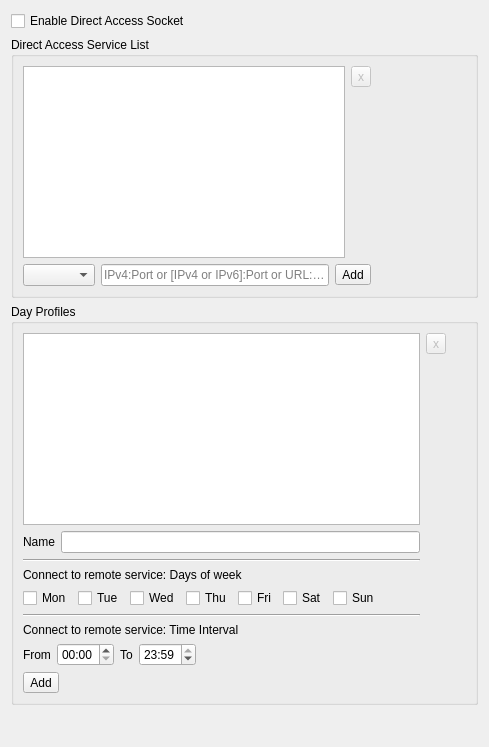
                  <widget class="QWidget" name="page_25">
                   <layout class="QVBoxLayout" name="verticalLayout_28">
                    <item>
                     <widget class="QCheckBox" name="cbEnablePAC">
                      <property name="text">
                       <string>Enable Direct Access Socket</string>
                      </property>
                     </widget>
                    </item>
                    <item>
                     <widget class="QGroupBox" name="groupBox_23">
                      <property name="sizePolicy">
                       <sizepolicy hsizetype="Preferred" vsizetype="Expanding">
                        <horstretch>0</horstretch>
                        <verstretch>0</verstretch>
                       </sizepolicy>
                      </property>
                      <property name="title">
                       <string>Direct Access Service List</string>
                      </property>
                      <layout class="QGridLayout" name="gridLayout_36">
                       <item row="0" column="2">
                        <spacer name="horizontalSpacer_38">
                         <property name="orientation">
                          <enum>Qt::Horizontal</enum>
                         </property>
                         <property name="sizeType">
                          <enum>QSizePolicy::Preferred</enum>
                         </property>
                         <property name="sizeHint" stdset="0">
                          <size>
                           <width>95</width>
                           <height>20</height>
                          </size>
                         </property>
                        </spacer>
                       </item>
                       <item row="0" column="1">
                        <widget class="QToolButton" name="toolButton_15">
                         <property name="enabled">
                          <bool>false</bool>
                         </property>
                         <property name="text">
                          <string>x</string>
                         </property>
                         <property name="autoRaise">
                          <bool>false</bool>
                         </property>
                        </widget>
                       </item>
                       <item row="2" column="0" colspan="2">
                        <layout class="QHBoxLayout" name="horizontalLayout_29">
                         <item>
                          <widget class="QComboBox" name="cbAcProfile_2">
                           <property name="sizePolicy">
                            <sizepolicy hsizetype="Preferred" vsizetype="Fixed">
                             <horstretch>0</horstretch>
                             <verstretch>0</verstretch>
                            </sizepolicy>
                           </property>
                          </widget>
                         </item>
                         <item>
                          <widget class="QLineEdit" name="leAdd2SvahaService_2">
                           <property name="placeholderText">
                            <string>IPv4:Port or [IPv4 or IPv6]:Port or URL:Port</string>
                           </property>
                           <property name="clearButtonEnabled">
                            <bool>true</bool>
                           </property>
                          </widget>
                         </item>
                         <item>
                          <widget class="QToolButton" name="tbAdd2SvahaService_2">
                           <property name="text">
                            <string>Add</string>
                           </property>
                           <property name="autoRaise">
                            <bool>false</bool>
                           </property>
                          </widget>
                         </item>
                        </layout>
                       </item>
                       <item row="1" column="1">
                        <spacer name="verticalSpacer_17">
                         <property name="orientation">
                          <enum>Qt::Vertical</enum>
                         </property>
                         <property name="sizeHint" stdset="0">
                          <size>
                           <width>20</width>
                           <height>40</height>
                          </size>
                         </property>
                        </spacer>
                       </item>
                       <item row="0" column="0" rowspan="2">
                        <widget class="QTableView" name="tvSvahaService_2">
                         <property name="editTriggers">
                          <set>QAbstractItemView::NoEditTriggers</set>
                         </property>
                         <property name="alternatingRowColors">
                          <bool>true</bool>
                         </property>
                         <property name="selectionBehavior">
                          <enum>QAbstractItemView::SelectRows</enum>
                         </property>
                         <attribute name="horizontalHeaderDefaultSectionSize">
                          <number>200</number>
                         </attribute>
                        </widget>
                       </item>
                      </layout>
                     </widget>
                    </item>
                    <item>
                     <widget class="QGroupBox" name="groupBox_24">
                      <property name="sizePolicy">
                       <sizepolicy hsizetype="Preferred" vsizetype="Expanding">
                        <horstretch>0</horstretch>
                        <verstretch>0</verstretch>
                       </sizepolicy>
                      </property>
                      <property name="title">
                       <string>Day Profiles</string>
                      </property>
                      <layout class="QGridLayout" name="gridLayout_37">
                       <item row="0" column="1">
                        <widget class="QToolButton" name="toolButton_16">
                         <property name="enabled">
                          <bool>false</bool>
                         </property>
                         <property name="text">
                          <string>x</string>
                         </property>
                         <property name="autoRaise">
                          <bool>false</bool>
                         </property>
                        </widget>
                       </item>
                       <item row="8" column="0">
                        <layout class="QHBoxLayout" name="horizontalLayout_32">
                         <item>
                          <widget class="QLabel" name="label_81">
                           <property name="text">
                            <string>From</string>
                           </property>
                          </widget>
                         </item>
                         <item>
                          <widget class="QTimeEdit" name="teFrom_2">
                           <property name="displayFormat">
                            <string>HH:mm</string>
                           </property>
                          </widget>
                         </item>
                         <item>
                          <widget class="QLabel" name="label_82">
                           <property name="text">
                            <string>To</string>
                           </property>
                          </widget>
                         </item>
                         <item>
                          <widget class="QTimeEdit" name="teTo_2">
                           <property name="displayFormat">
                            <string>HH:mm</string>
                           </property>
                           <property name="time">
                            <time>
                             <hour>23</hour>
                             <minute>59</minute>
                             <second>59</second>
                            </time>
                           </property>
                          </widget>
                         </item>
                         <item>
                          <spacer name="horizontalSpacer_39">
                           <property name="orientation">
                            <enum>Qt::Horizontal</enum>
                           </property>
                           <property name="sizeHint" stdset="0">
                            <size>
                             <width>40</width>
                             <height>20</height>
                            </size>
                           </property>
                          </spacer>
                         </item>
                        </layout>
                       </item>
                       <item row="3" column="0">
                        <widget class="Line" name="line_9">
                         <property name="orientation">
                          <enum>Qt::Horizontal</enum>
                         </property>
                        </widget>
                       </item>
                       <item row="4" column="1" rowspan="2">
                        <spacer name="horizontalSpacer_40">
                         <property name="orientation">
                          <enum>Qt::Horizontal</enum>
                         </property>
                         <property name="sizeType">
                          <enum>QSizePolicy::Preferred</enum>
                         </property>
                         <property name="sizeHint" stdset="0">
                          <size>
                           <width>40</width>
                           <height>20</height>
                          </size>
                         </property>
                        </spacer>
                       </item>
                       <item row="5" column="0">
                        <layout class="QHBoxLayout" name="horizontalLayout_31">
                         <item>
                          <widget class="QCheckBox" name="cbMon_2">
                           <property name="text">
                            <string>Mon</string>
                           </property>
                          </widget>
                         </item>
                         <item>
                          <widget class="QCheckBox" name="cbTue_2">
                           <property name="text">
                            <string>Tue</string>
                           </property>
                          </widget>
                         </item>
                         <item>
                          <widget class="QCheckBox" name="cbWed_2">
                           <property name="text">
                            <string>Wed</string>
                           </property>
                          </widget>
                         </item>
                         <item>
                          <widget class="QCheckBox" name="cbThu_2">
                           <property name="text">
                            <string>Thu</string>
                           </property>
                          </widget>
                         </item>
                         <item>
                          <widget class="QCheckBox" name="cbFri_2">
                           <property name="text">
                            <string>Fri</string>
                           </property>
                          </widget>
                         </item>
                         <item>
                          <widget class="QCheckBox" name="cbSat_2">
                           <property name="text">
                            <string>Sat</string>
                           </property>
                          </widget>
                         </item>
                         <item>
                          <widget class="QCheckBox" name="cbSun_2">
                           <property name="text">
                            <string>Sun</string>
                           </property>
                          </widget>
                         </item>
                         <item>
                          <spacer name="horizontalSpacer_41">
                           <property name="orientation">
                            <enum>Qt::Horizontal</enum>
                           </property>
                           <property name="sizeHint" stdset="0">
                            <size>
                             <width>40</width>
                             <height>20</height>
                            </size>
                           </property>
                          </spacer>
                         </item>
                        </layout>
                       </item>
                       <item row="9" column="0">
                        <layout class="QHBoxLayout" name="horizontalLayout_33">
                         <item>
                          <widget class="QToolButton" name="tbAddDayProfile_2">
                           <property name="text">
                            <string>Add</string>
                           </property>
                           <property name="autoRaise">
                            <bool>false</bool>
                           </property>
                          </widget>
                         </item>
                         <item>
                          <spacer name="horizontalSpacer_42">
                           <property name="orientation">
                            <enum>Qt::Horizontal</enum>
                           </property>
                           <property name="sizeHint" stdset="0">
                            <size>
                             <width>40</width>
                             <height>20</height>
                            </size>
                           </property>
                          </spacer>
                         </item>
                        </layout>
                       </item>
                       <item row="6" column="0">
                        <widget class="Line" name="line_10">
                         <property name="orientation">
                          <enum>Qt::Horizontal</enum>
                         </property>
                        </widget>
                       </item>
                       <item row="4" column="0">
                        <widget class="QLabel" name="label_83">
                         <property name="text">
                          <string>Connect to remote service: Days of week</string>
                         </property>
                        </widget>
                       </item>
                       <item row="2" column="0">
                        <layout class="QHBoxLayout" name="horizontalLayout_30">
                         <item>
                          <widget class="QLabel" name="label_84">
                           <property name="text">
                            <string>Name</string>
                           </property>
                          </widget>
                         </item>
                         <item>
                          <widget class="QLineEdit" name="leName4dayProfileSvaha_2">
                           <property name="clearButtonEnabled">
                            <bool>true</bool>
                           </property>
                          </widget>
                         </item>
                        </layout>
                       </item>
                       <item row="7" column="0">
                        <widget class="QLabel" name="label_85">
                         <property name="text">
                          <string>Connect to remote service: Time Interval</string>
                         </property>
                        </widget>
                       </item>
                       <item row="1" column="1">
                        <spacer name="verticalSpacer_18">
                         <property name="orientation">
                          <enum>Qt::Vertical</enum>
                         </property>
                         <property name="sizeHint" stdset="0">
                          <size>
                           <width>20</width>
                           <height>40</height>
                          </size>
                         </property>
                        </spacer>
                       </item>
                       <item row="0" column="0" rowspan="2">
                        <widget class="QTableView" name="tvDayProfiles4svaha_2">
                         <property name="sizePolicy">
                          <sizepolicy hsizetype="Preferred" vsizetype="Expanding">
                           <horstretch>0</horstretch>
                           <verstretch>0</verstretch>
                          </sizepolicy>
                         </property>
                         <property name="editTriggers">
                          <set>QAbstractItemView::NoEditTriggers</set>
                         </property>
                         <property name="alternatingRowColors">
                          <bool>true</bool>
                         </property>
                         <property name="selectionMode">
                          <enum>QAbstractItemView::SingleSelection</enum>
                         </property>
                         <property name="selectionBehavior">
                          <enum>QAbstractItemView::SelectRows</enum>
                         </property>
                         <attribute name="horizontalHeaderDefaultSectionSize">
                          <number>200</number>
                         </attribute>
                        </widget>
                       </item>
                      </layout>
                     </widget>
                    </item>
                    <item>
                     <spacer name="verticalSpacer_9">
                      <property name="orientation">
                       <enum>Qt::Vertical</enum>
                      </property>
                      <property name="sizeHint" stdset="0">
                       <size>
                        <width>20</width>
                        <height>31</height>
                       </size>
                      </property>
                     </spacer>
                    </item>
                   </layout>
                  </widget>
